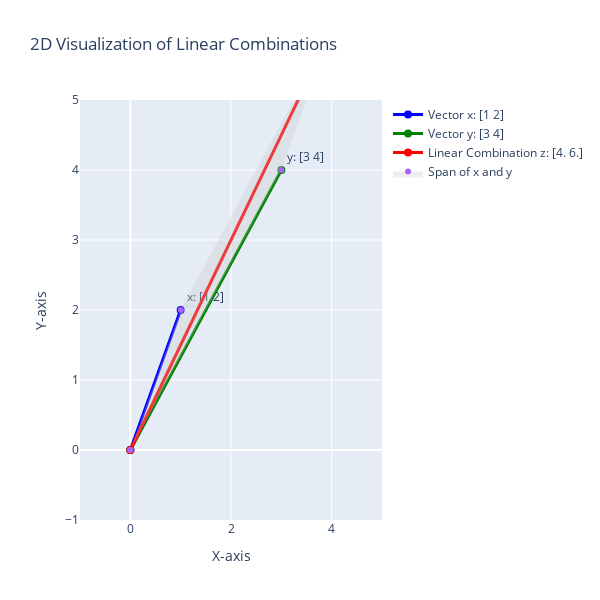

Write notebook code for a chart like this one.
### Markdown cell above
## Linear Combinations

A **linear combination** of a set of vectors (or solutions) is an expression formed by multiplying each vector by a scalar and then adding the results together. 

For two vectors $\mathbf{x}$ and $\mathbf{y}$, a linear combination can be expressed as:

$$
\mathbf{z} = \alpha \mathbf{x} + \beta \mathbf{y},
$$

where $\alpha$ and $\beta$ are scalars.

### Meaning

1. **Scalars**: The scalars ($\alpha$ and $\beta$) determine how much of each vector contributes to the new vector $\mathbf{z}$. If a scalar is zero, that vector does not contribute to the combination.

2. **Geometric Interpretation**: 
   - If $\mathbf{x}$ and $\mathbf{y}$ are represented as arrows in a geometric space, then the linear combination $\mathbf{z}$ can be thought of as a point that lies on the line that passes through both vectors.
   - For example, if $\alpha = 1$ and $\beta = 0$, then $\mathbf{z}$ is simply $\mathbf{x}$. If $\alpha = 0$ and $\beta = 1$, then $\mathbf{z}$ is $\mathbf{y}$. For values between $0$ and $1$, $\mathbf{z}$ will be a point on the line segment between $\mathbf{x}$ and $\mathbf{y}$.

3. **Span**: The set of all possible linear combinations of a set of vectors defines a **span**. The span of vectors $\{\mathbf{x}, \mathbf{y}\}$ includes all points that can be reached by varying the scalars $\alpha$ and $\beta$. If the vectors are linearly independent, they span a plane in higher-dimensional space.

### Example

Given two vectors:

$$
\mathbf{x} = \begin{bmatrix} 1 \\ 2 \end{bmatrix}, \quad \mathbf{y} = \begin{bmatrix} 3 \\ 4 \end{bmatrix},
$$

a linear combination could be:

$$
\mathbf{z} = 2 \mathbf{x} + 3 \mathbf{y} = 2 \begin{bmatrix} 1 \\ 2 \end{bmatrix} + 3 \begin{bmatrix} 3 \\ 4 \end{bmatrix} = \begin{bmatrix} 2 + 9 \\ 4 + 12 \end{bmatrix} = \begin{bmatrix} 11 \\ 16 \end{bmatrix}.
$$

This shows how different scalars influence the resulting vector $\mathbf{z}$.

### Code cell
import numpy as np
import plotly.graph_objects as go
from ipywidgets import interact

def plot_linear_combinations(alpha=1, beta=1):
    """
    Plots vectors x, y, and their linear combination z = alpha * x + beta * y in 2D space.

    :param alpha: Scalar multiplier for vector x.
    :param beta: Scalar multiplier for vector y.
    """
    # Define vectors x and y
    x = np.array([1, 2])
    y = np.array([3, 4])

    # Calculate the linear combination z
    z = alpha * x + beta * y

    # Create figure
    fig = go.Figure()

    # Plot vector x
    fig.add_trace(go.Scatter(
        x=[0, x[0]],
        y=[0, x[1]],
        mode='lines+markers+text',
        name=f'Vector x: {x}',
        line=dict(width=3, color='blue'),
        marker=dict(size=8),
        text=[None, f'x: {x}'],
        textposition="top right"
    ))

    # Plot vector y
    fig.add_trace(go.Scatter(
        x=[0, y[0]],
        y=[0, y[1]],
        mode='lines+markers+text',
        name=f'Vector y: {y}',
        line=dict(width=3, color='green'),
        marker=dict(size=8),
        text=[None, f'y: {y}'],
        textposition="top right"
    ))

    # Plot linear combination z
    fig.add_trace(go.Scatter(
        x=[0, z[0]],
        y=[0, z[1]],
        mode='lines+markers+text',
        name=f'Linear Combination z: {z}',
        line=dict(width=3, color='red'),
        marker=dict(size=8),
        text=[None, f'z: {z}'],
        textposition="top right"
    ))

    # Plot the span as a shaded area between vectors
    fig.add_trace(go.Scatter(
        x=[0, x[0], z[0], y[0], 0],
        y=[0, x[1], z[1], y[1], 0],
        fill='toself',
        fillcolor='rgba(200, 200, 200, 0.3)',
        line=dict(width=0),
        name='Span of x and y'
    ))

    # Update layout for better visualization
    fig.update_layout(
        title='2D Visualization of Linear Combinations',
        xaxis=dict(title='X-axis', range=[-1, 5]),
        yaxis=dict(title='Y-axis', range=[-1, 5]),
        showlegend=True,
        autosize=False,
        width=600,
        height=600
    )

    # Show the figure
    fig.show()

# Use an interactive widget to adjust alpha and beta dynamically
interact(plot_linear_combinations, alpha=(-5, 5, 0.1), beta=(-5, 5, 0.1))

### Figure 1 — Plotly figure (JSON) as saved in the notebook; plotly's stock layout.template omitted (floating-point values rounded to 4 significant figures)
{"data": [{"line": {"color": "blue", "width": 3}, "marker": {"size": 8}, "mode": "lines+markers+text", "name": "Vector x: [1 2]", "text": [null, "x: [1 2]"], "textposition": "top right", "type": "scatter", "x": [0, 1], "y": [0, 2]}, {"line": {"color": "green", "width": 3}, "marker": {"size": 8}, "mode": "lines+markers+text", "name": "Vector y: [3 4]", "text": [null, "y: [3 4]"], "textposition": "top right", "type": "scatter", "x": [0, 3], "y": [0, 4]}, {"line": {"color": "red", "width": 3}, "marker": {"size": 8}, "mode": "lines+markers+text", "name": "Linear Combination z: [4. 6.]", "text": [null, "z: [4. 6.]"], "textposition": "top right", "type": "scatter", "x": [0, 4], "y": [0, 6]}, {"fill": "toself", "fillcolor": "rgba(200, 200, 200, 0.3)", "line": {"width": 0}, "name": "Span of x and y", "type": "scatter", "x": [0, 1, 4, 3, 0], "y": [0, 2, 6, 4, 0]}], "layout": {"autosize": false, "height": 600, "showlegend": true, "title": {"text": "2D Visualization of Linear Combinations"}, "width": 600, "xaxis": {"range": [-1, 5], "title": {"text": "X-axis"}}, "yaxis": {"range": [-1, 5], "title": {"text": "Y-axis"}}}}
